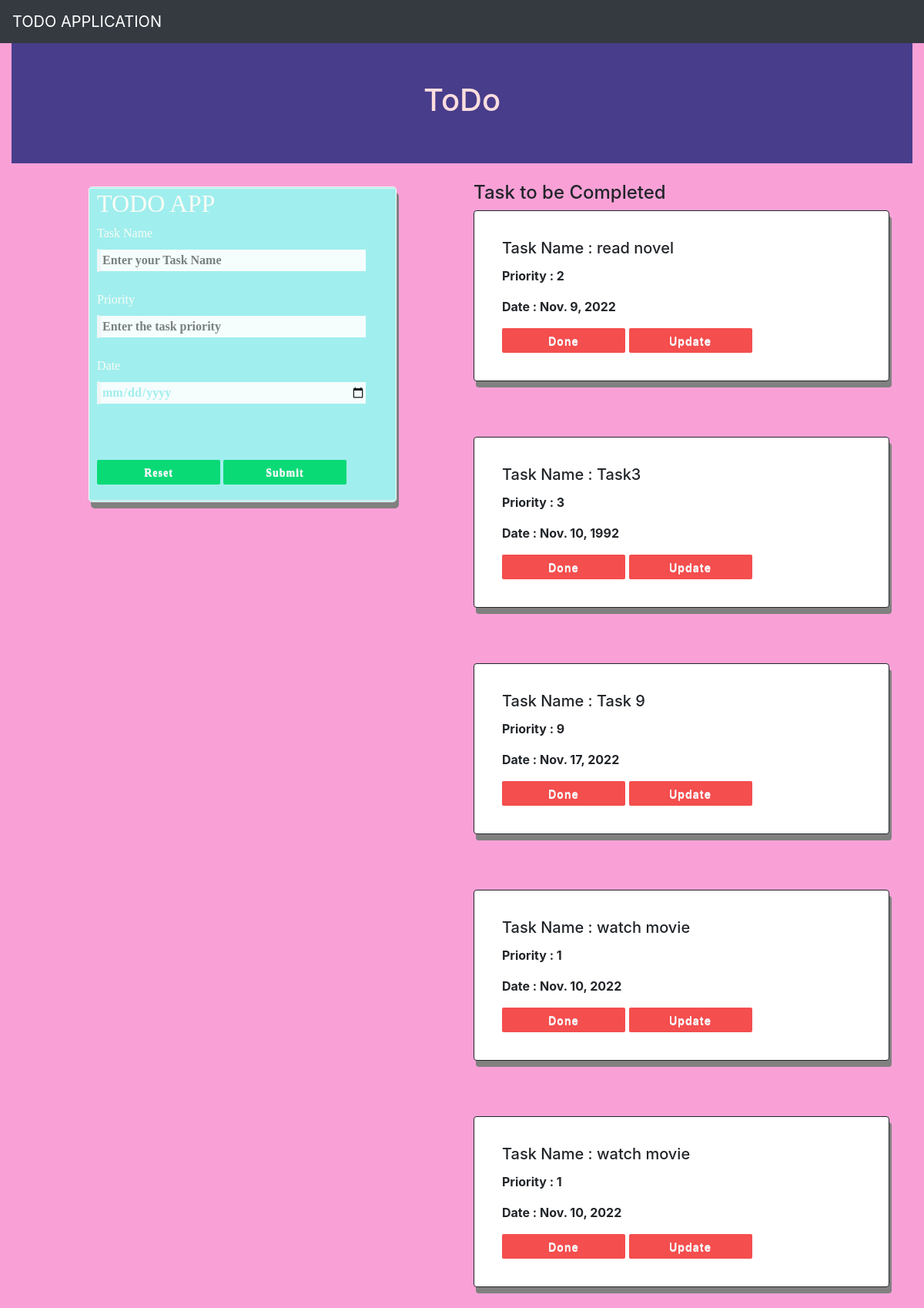
The page / on the database its author committed.
### todoapp/models.py (models this page shows, shortened)
class Task(models.Model):
    name=models.CharField(max_length=250)
    priority=models.IntegerField()
    date=models.DateField()

### todoapp/views.py (the view)
# urls.py: path('',views.add,name='add'),
def add(request):
    task1=Task.objects.all()
    if request.method=='POST':
        name=request.POST.get('task','')
        priority=request.POST.get('priority','')
        date=request.POST.get('date','')
        task=Task(name=name,priority=priority,date=date)
        task.save()
    return render(request,'home.html',{'task1':task1})

### templates/home.html (shortened to what this page needs)
{% extends 'base.html' %}
    {% block body %}
    <div class="container-fluid">
        <div class="row">
           <div class="col-md-12">
            <div class="banner">
                <div class="banner-text">
                    <h1>ToDo</h1>
                </div>
            </div>
           </div>
        </div>
    </div>
    <div class="container">
        <div class="row">
            <div class="col-md-6 ">
                <div class="login shadow">
                    <form method="post"  id="form"  enctype="multipart/form-data">
                        <h2>TODO APP</h2>
                        <div class="input">
                            <label for="name">Task Name </label><br>
                            <input id="t1" class="tb" type="text" name="task" placeholder="Enter your Task Name"><br><br>
                        </div>
                        <div class="input">
                            <label for="priority">Priority </label><br>
                            <input id="t1" class="tb" type="text" name="priority" placeholder="Enter the task priority"><br><br>
                        </div>
                        <div class="input">
                            <label for="date">Date  </label><br>
                            <input id="t1" class="tb" type="date" name="date" placeholder="Enter the Date"><br><br>
                        </div>
                        <br><br>
                        <button type="reset" class="btn">Reset</button>
                        <button type="submit" class="btn">Submit</button>
                    </form>
                </div>
            </div>
            <div class="col-md-6"><br>
                <h4>Task to be Completed</h4>
                {% for i in task1 %}
                <div class="shadow card shadow p-3 mb-5">
                    <div class="card-body">
                        <h5 class="card-title">Task Name : {{i.name}}</h5>
                        <p><b>Priority : {{i.priority}}</b></p>
                        <p><b>Date : {{i.date}}</b></p>
                        <a class="btn btn-danger btn1" href="{% url 'delete' i.id %}">Done</a>
                        <a class="btn btn-success btn1" href="{% url 'update' i.id %}">Update</a>
                    </div>
                </div><br>
                {% endfor %}
            </div>
        </div>
    </div>
    {% endblock %}

### templates/base.html (shortened to what this page needs)
{% load static %}
<!DOCTYPE html>
<html>
    <head>
        <link rel="stylesheet" href="https://cdn.jsdelivr.net/npm/bootstrap@4.0.0/dist/css/bootstrap.min.css">
        <link rel="stylesheet" href="{% static 'style.css' %}"
       </head>
    <body>
        <nav class="navbar navbar-dark bg-dark">
        <a class="navbar-brand" href="#">
       TODO APPLICATION
        </a>
    </nav>
    {% block body %}
{% endblock %}
</body>
</html>

### static/style.css (style rules this page uses)
body { background-color: rgb(249, 161, 215); }
.shadow { border: 1px solid; box-shadow: 3px 8px #818080; }
.login { margin:0px; background-color:#a1eeee; color:#f9fcf5; font-family:Arial, Helvetica, sans-serif; }
.login { width:400px; overflow:hidden; padding-bottom:20px; margin-left:auto; margin-right: auto; border-radius:5px; padding-left:10px; padding-right: 50px; margin-top:30px; border-top:3px double #f1f1f1; border-bottom:3px double #f1f1f1; }
.login form { font-family:"Comic Sans MS", cursive; }
.tb { height:30px; width: 350px; border:1px solid #a1eeee; color:#a1eeee; font-weight:bold; border-left:5px solid #f7f7f7; opacity:0.9; }
.btn { width:160px; height:32px; outline:none; color:#f7f7f7; font-weight:bold; border:0px solid #a1eeee; text-shadow: 0px 0.5px 0.5px #fff; border-radius: 2px; font-weight: 600; color: #f6f4f7; letter-spacing: 1px; font-size:14px; background-color:#0ada76; }
.btn1 { background-color: rgb(244, 78, 78); }
.banner { background-color: darkslateblue; width: 100%; padding: 50px; color: #fcdede; text-align: center; }

### rows shown on the page
Task: name "read novel", priority "2", date "Nov. 9, 2022"
Task: name "Task3", priority "3", date "Nov. 10, 1992"
Task: name "Task 9", priority "9", date "Nov. 17, 2022"
Task: name "watch movie", priority "1", date "Nov. 10, 2022"
Task: name "watch movie", priority "1", date "Nov. 10, 2022"
